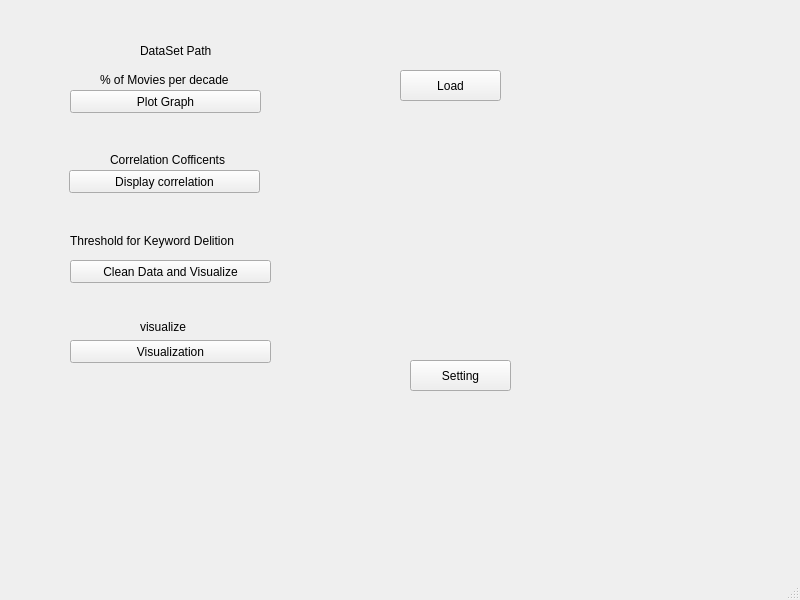
<?xml version="1.0" encoding="UTF-8"?>
<ui version="4.0">
 <class>MainWindow</class>
 <widget class="QMainWindow" name="MainWindow">
  <property name="geometry">
   <rect>
    <x>0</x>
    <y>0</y>
    <width>800</width>
    <height>600</height>
   </rect>
  </property>
  <property name="windowTitle">
   <string>MainWindow</string>
  </property>
  <widget class="QWidget" name="centralwidget">
   <widget class="QLabel" name="label">
    <property name="geometry">
     <rect>
      <x>140</x>
      <y>40</y>
      <width>91</width>
      <height>21</height>
     </rect>
    </property>
    <property name="text">
     <string>DataSet Path</string>
    </property>
   </widget>
   <widget class="QPushButton" name="pushButton">
    <property name="geometry">
     <rect>
      <x>400</x>
      <y>70</y>
      <width>101</width>
      <height>31</height>
     </rect>
    </property>
    <property name="text">
     <string>Load</string>
    </property>
   </widget>
   <widget class="QPushButton" name="pushButton_2">
    <property name="geometry">
     <rect>
      <x>410</x>
      <y>360</y>
      <width>101</width>
      <height>31</height>
     </rect>
    </property>
    <property name="text">
     <string>Setting</string>
    </property>
   </widget>
   <widget class="QPushButton" name="pushButton_3">
    <property name="geometry">
     <rect>
      <x>70</x>
      <y>90</y>
      <width>191</width>
      <height>23</height>
     </rect>
    </property>
    <property name="text">
     <string>Plot Graph</string>
    </property>
   </widget>
   <widget class="QPushButton" name="pushButton_4">
    <property name="geometry">
     <rect>
      <x>69</x>
      <y>170</y>
      <width>191</width>
      <height>23</height>
     </rect>
    </property>
    <property name="text">
     <string>Display correlation</string>
    </property>
   </widget>
   <widget class="QPushButton" name="pushButton_5">
    <property name="geometry">
     <rect>
      <x>70</x>
      <y>260</y>
      <width>201</width>
      <height>23</height>
     </rect>
    </property>
    <property name="text">
     <string>Clean Data and Visualize</string>
    </property>
   </widget>
   <widget class="QPushButton" name="pushButton_6">
    <property name="geometry">
     <rect>
      <x>70</x>
      <y>340</y>
      <width>201</width>
      <height>23</height>
     </rect>
    </property>
    <property name="text">
     <string>Visualization</string>
    </property>
   </widget>
   <widget class="QLabel" name="label_2">
    <property name="geometry">
     <rect>
      <x>100</x>
      <y>70</y>
      <width>161</width>
      <height>20</height>
     </rect>
    </property>
    <property name="text">
     <string>% of Movies per decade</string>
    </property>
   </widget>
   <widget class="QLabel" name="label_3">
    <property name="geometry">
     <rect>
      <x>110</x>
      <y>150</y>
      <width>131</width>
      <height>20</height>
     </rect>
    </property>
    <property name="text">
     <string>Correlation Cofficents</string>
    </property>
   </widget>
   <widget class="QLabel" name="label_4">
    <property name="geometry">
     <rect>
      <x>70</x>
      <y>231</y>
      <width>211</width>
      <height>20</height>
     </rect>
    </property>
    <property name="text">
     <string>Threshold for Keyword Delition</string>
    </property>
   </widget>
   <widget class="QLabel" name="label_5">
    <property name="geometry">
     <rect>
      <x>140</x>
      <y>311</y>
      <width>59</width>
      <height>31</height>
     </rect>
    </property>
    <property name="text">
     <string>visualize</string>
    </property>
   </widget>
  </widget>
  <widget class="QMenuBar" name="menubar">
   <property name="geometry">
    <rect>
     <x>0</x>
     <y>0</y>
     <width>800</width>
     <height>20</height>
    </rect>
   </property>
  </widget>
  <widget class="QStatusBar" name="statusbar"/>
 </widget>
 <resources/>
 <connections/>
</ui>
